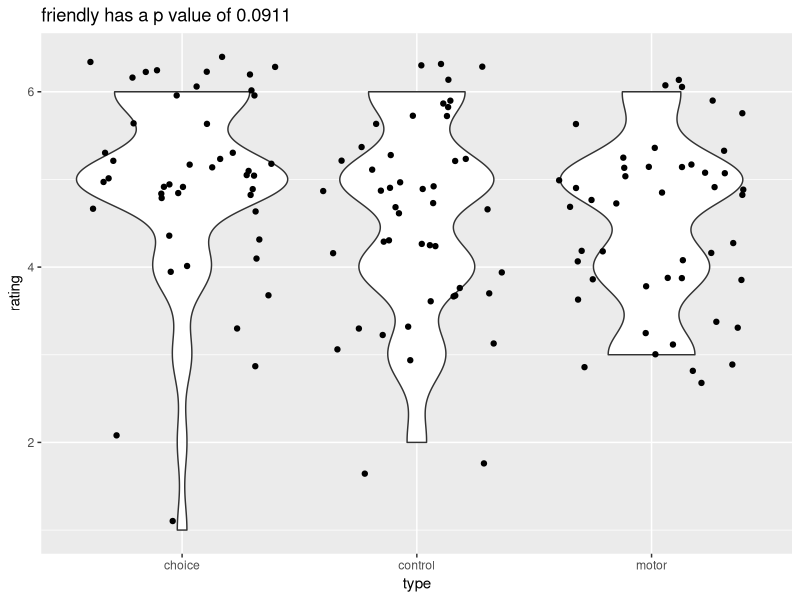
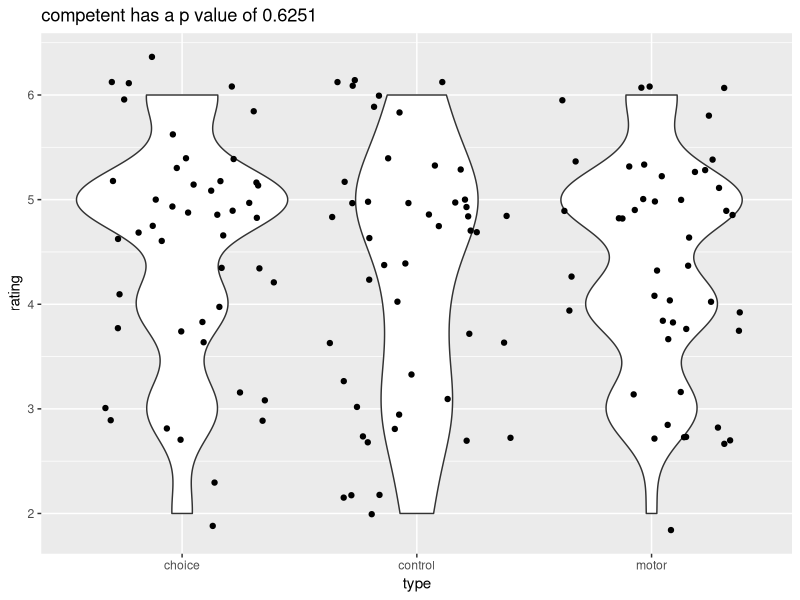
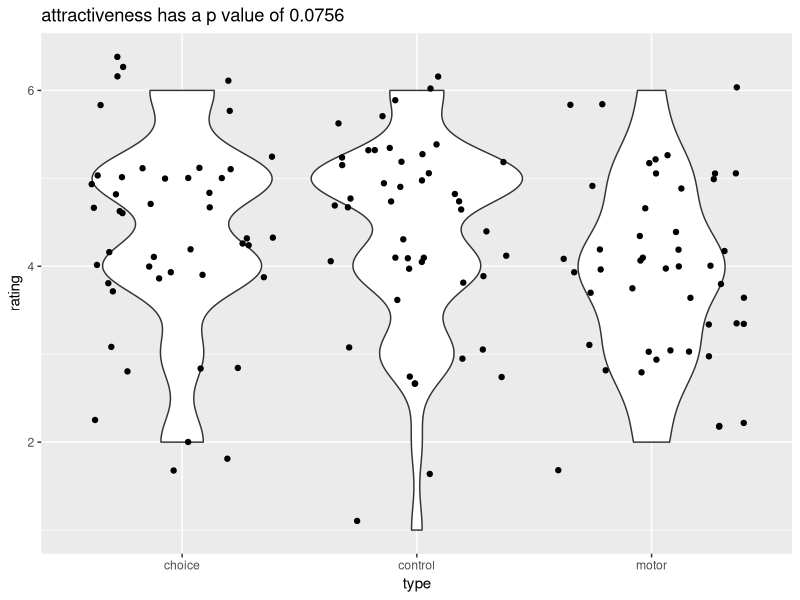
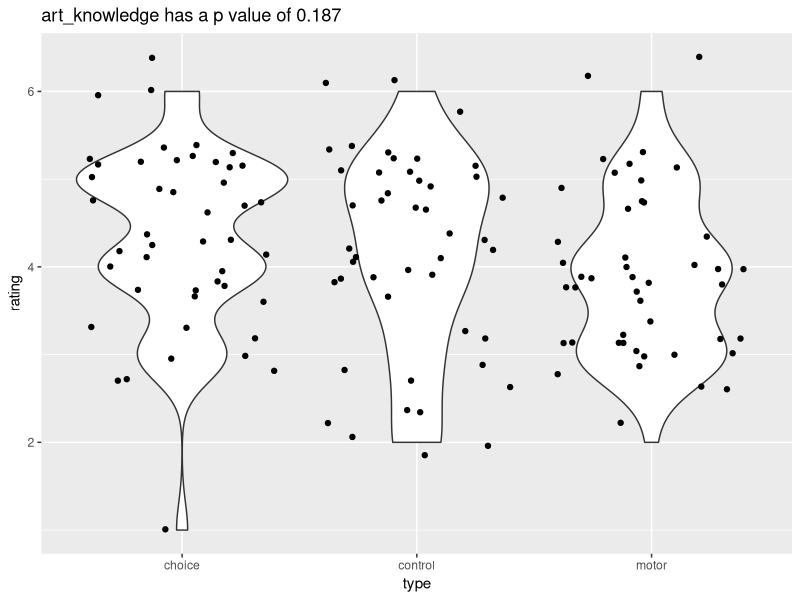
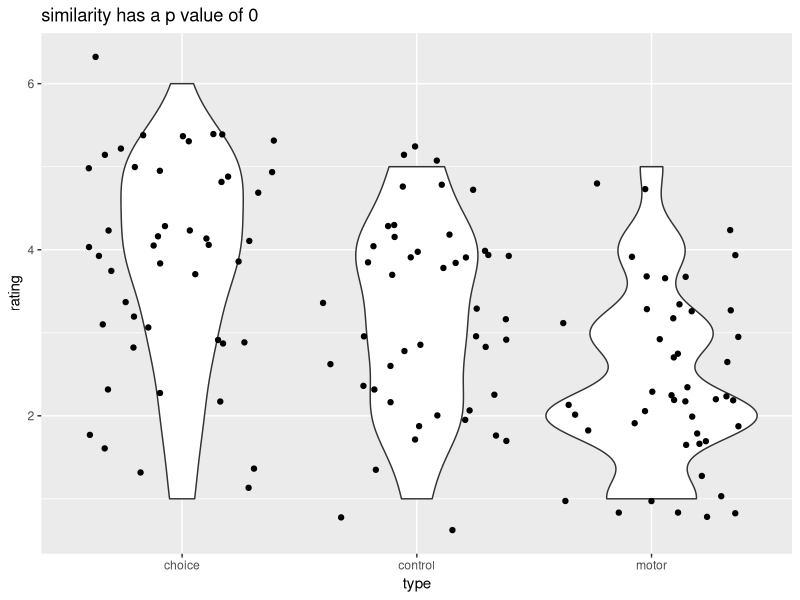
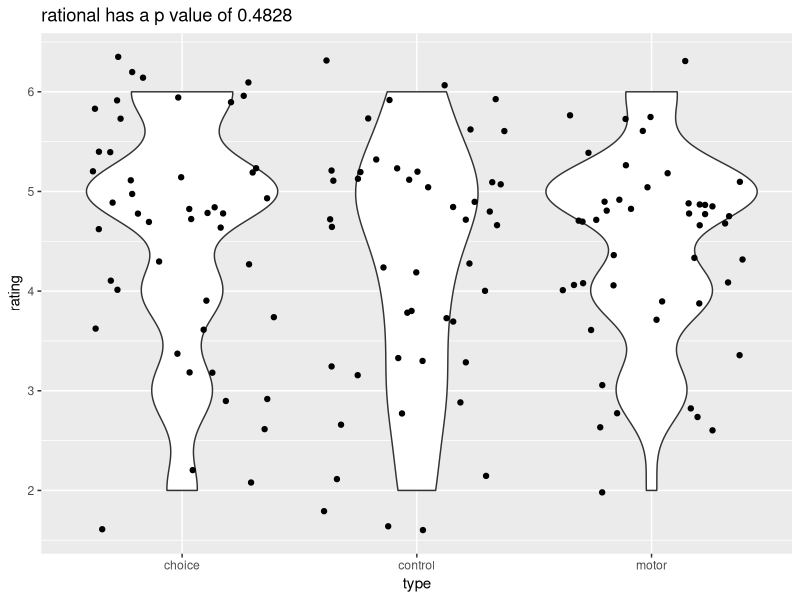
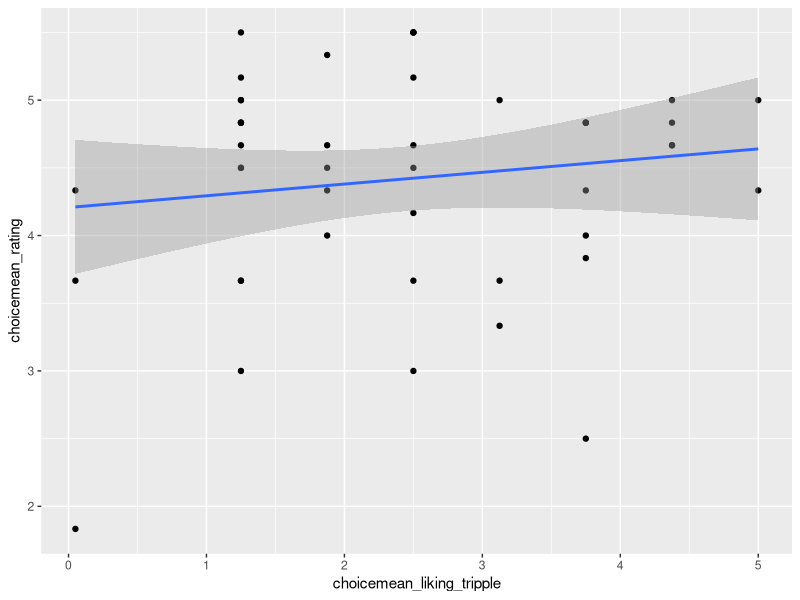
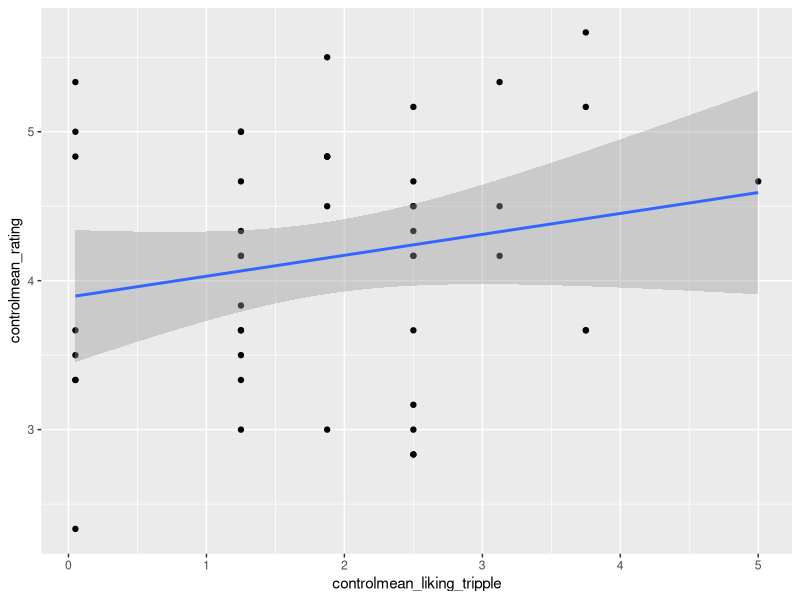

Generate these figures, in order, with R: (Note: this script raises an error after producing the figures.)

library(tidyverse)
library(psy)
library(lme4)
colors_a = c('#B0D0D3', '#C08497','#F7AF9D')

groups = read_csv('groups.csv', col_names = TRUE) %>%dplyr::select(-1,-2)
groups_long = groups %>%
  dplyr::select(id, first, second, third) %>%
  pivot_longer(2:4, names_to = 'response', values_to = 'type')

groups_order = groups %>%
  dplyr::select(id, conf1, conf2, conf3) %>%
  pivot_longer(2:4, names_to = 'block', values_to = 'confed_name') %>%
  mutate(block = ifelse(block == 'conf1', 'first', 
                        ifelse(block == 'conf2', 'second',
                               ifelse(block == 'conf3', 'third', 0))))

# ADD art interest
dat_art_indiff <- read_csv('dat_art.csv') %>%
  filter(Response < 10) %>%
  mutate(id = Participant_Public_ID) 

art_interest_full <- dat_art_indiff %>%
  group_by(id) %>%
  summarise(full_score = mean(Response))




groups_mim = groups_long %>%
  rename('block' = 'response') %>%
  full_join(groups_order)



# Rating data ------------------------------
dat_rating2 <- read_csv('ratings_data.csv', col_names = TRUE) %>%
  dplyr::select(Participant_Public_ID, Question_Key, Response) 

colnames(dat_rating2) <- c('id','question','response')

dat_rating3 <- dat_rating2 %>%
  filter(response < 10) %>%
  filter(str_detect(question, "quantised")) 

# group the data by type of question 
warmth_k = c('friendly', 'similarity', 'attractiveness')
comp_k = c('competent', 'art_knowledge', 'rational')
w_k <- paste(warmth_k, collapse="|") # "ll|lo|hl"
ratings_data <- dat_rating3 %>%
  mutate(rating = response) %>%
  mutate(Type_of_question = ifelse(str_detect(question, w_k),'warmth','competence'),
         response = ifelse(str_detect(question, '1'), 'first',
                           ifelse(str_detect(question, '2'), 'second',
                                  ifelse(str_detect(question, '3'),'third', 'baseline'))))

ratings_by_group = ratings_data %>%
  full_join(groups_long) %>%
  mutate(type = ifelse(response == 'baseline', 'baseline', type)) %>%
  na.omit() %>%
  mutate(confed_name = ifelse(str_detect(question, 'Lucile'), 'L', 
                              ifelse(str_detect(question, 'Maria'), 'M',
                                     ifelse(str_detect(question, 'Amie'), 'A', 99)))) %>%
  rename('block' = 'response')



# Ratings across mimicking for each question --------------------

vars2 = c('friendly', 'competent', 'attractiveness', 
         'art_knowledge', 'similarity', 'rational')

for (i in 1:6) {
ratings_by_group_fr <- ratings_by_group %>%
  filter(grepl(vars2[i], question)) %>%
  filter(block != 'baseline') %>%
  distinct()

mod_Fr <- aov(data = ratings_by_group_fr, rating~type)
summary(mod_Fr)

TukeyHSD(mod_Fr)

gg = ggplot(ratings_by_group_fr, aes(type, rating))+
  geom_violin() +
  geom_jitter() +
  ggtitle(paste0(vars2[i], ' has a p value of ',
                 round(summary(mod_Fr)[[1]][['Pr(>F)']][1],4)))   
  print(paste0(vars2[i], ' has a p value of ',
               round(summary(mod_Fr)[[1]][['Pr(>F)']][1],4)))
print(gg)
}

# Ratings questions chronbach alpha -------------------
chr_d <- ratings_by_group %>%
  dplyr::select(id, question, rating) %>%
  na.omit() %>%
  mutate(confed_name = ifelse(str_detect(question, 'Lucile'), 'L', 
                              ifelse(str_detect(question, 'Maria'), 'M',
                                     ifelse(str_detect(question, 'Amie'), 'A', 99)))) %>%
  filter(confed_name == 99) %>%
  distinct() %>%
  pivot_wider(names_from = question, values_from = rating) %>%
  dplyr::select(-1,-2) %>%
  dplyr::select(contains(c('friendly', 'similar', 'attractiveness')))
(0.8 + 0.744 + 0.81)/3
# Average of cronbachs alphas 0.79

cronbach(chr_d)


# warmth chronbach
chr_d <- ratings_by_group %>%
  dplyr::select(id, question, rating) %>% na.omit() %>%
  mutate(confed_name = ifelse(str_detect(question, 'Lucile'), 'L', 
                              ifelse(str_detect(question, 'Maria'), 'M',
                                     ifelse(str_detect(question, 'Amie'), 'A', 99)))) %>%
  filter(confed_name == 99) %>% distinct() %>%
  pivot_wider(names_from = question, values_from = rating) %>%
  dplyr::select(-1,-2) %>%
  dplyr::select(contains(c('friendly', 'similar', 'attractiveness')))
cronbach(chr_d)

# competence chronbach
chr_d <- ratings_by_group %>%
  dplyr::select(id, question, rating) %>% na.omit() %>%
  mutate(confed_name = ifelse(str_detect(question, 'Lucile'), 'L', 
                              ifelse(str_detect(question, 'Maria'), 'M',
                                     ifelse(str_detect(question, 'Amie'), 'A', 99)))) %>%
  filter(confed_name == 99) %>% distinct() %>%
  pivot_wider(names_from = question, values_from = rating) %>%
  dplyr::select(-1,-2) %>%
  dplyr::select(contains(c('art', 'compet', 'rational')))
cronbach(chr_d)


# Liking tripple questions and rating scale ------------------------
rating_questions_scores <-  read_csv('rating_questions_scores.csv')%>%
  group_by(id, type) %>%
  summarise(mean_rating = mean(mean_r)) 

liking_triple <- read_csv('liking_triple_questions.csv') 

composite_rating_questions_scores <- rating_questions_scores %>%
  group_by(id, type) %>%
  summarise(mean_rating = mean(mean_rating))

liking_tripple_and_rating <- liking_triple %>%
  ungroup() %>%
  group_by(id, type) %>%
  summarise(mean_liking_tripple = mean(perc)) %>%
  full_join(composite_rating_questions_scores, by = c("id", 'type')) %>%
  na.omit()



# Rating and liking tripple cronbachs alpha ---------------------

liking_tripple_and_rating <- liking_triple %>%
  group_by(id, type) %>%
  summarise(mean_liking_tripple = mean(perc)) %>%
  full_join(composite_rating_questions_scores, by = c("id", 'type')) %>%
  mutate(mean_liking_tripple = ifelse(is.na(mean_liking_tripple) & !is.na(mean_rating), 1, mean_liking_tripple)) %>%
  na.omit() %>%
  mutate(mean_liking_tripple = (mean_liking_tripple/100)*5)

cronbachs_liking = liking_tripple_and_rating %>%
  pivot_longer(3:4) %>%
  mutate(liking_by_mimicking = paste0(type, name)) %>%
  na.omit() %>%
  dplyr::select(id, liking_by_mimicking, value) %>%
  pivot_wider(names_from = liking_by_mimicking, values_from = value) %>%
  ungroup() %>%
  dplyr::select(-id)

cronbach(cronbachs_liking)

cronbachs_liking %>%
  ggplot(aes(choicemean_liking_tripple, y = choicemean_rating)) +
  geom_point() +
  geom_smooth(method = 'lm') 

cronbachs_liking %>%
  ggplot(aes(controlmean_liking_tripple, y = controlmean_rating)) +
  geom_point() +
  geom_smooth(method = 'lm') 

cronbachs_liking %>%
  ggplot(aes(motormean_liking_tripple, y = motormean_rating)) +
  geom_point() +
  geom_smooth(method = 'lm') 



# Add baseline --------------------------

ratings_baseline = ratings_data %>%
  full_join(groups_long) %>%
  mutate(type = ifelse(response == 'baseline', 'baseline', type)) %>%
  na.omit() %>%
  mutate(confed_name = ifelse(str_detect(question, 'Lucile'), 'L', 
                              ifelse(str_detect(question, 'Maria'), 'M',
                                     ifelse(str_detect(question, 'Amie'), 'A', 99)))) %>%
  filter(confed_name != '99') %>%
  full_join(groups_order) %>%
  na.omit() %>%
  dplyr::select(-response) 


ratings_all = full_join(ratings_baseline, ratings_by_group) %>% filter(block != 'baseline')

ratings_avg = ratings_all %>%
  group_by(id, block, confed_name, Type_of_question) %>%
  summarise(mean_r = mean(rating))
  

baseline_mean = ratings_avg %>%
  filter(confed_name != 99) %>%
  rename('mean_r_base' = 'mean_r')


groups_mim = groups_long %>%
  rename('block' = 'response') %>%
  full_join(groups_order) %>%
  dplyr::select(id, confed_name, type)


# Ratings controlled for baseline (by subtracting the baseline) -------------------
exp_means = ratings_avg %>% filter(confed_name == 99) %>%  ungroup() %>%
  dplyr::select(-confed_name) %>%
  full_join(baseline_mean) %>%
  mutate(change_in_rating = mean_r - mean_r_base) %>%
  full_join(groups_mim)

ggplot(exp_means, aes(x = type, y = change_in_rating, fill = Type_of_question))+
  geom_boxplot() +
  scale_fill_manual(values = colors_a[1:2]) +
  labs(y = 'Mean response', title = 'Means for competence or warmth for each mimick type') +
  theme_minimal()

exp_means <- exp_means %>%
  mutate(type = as.factor(type))

exp_means <- within(exp_means, type <- relevel(type, ref = 'motor'))

mod2 <- lm(data = exp_means, change_in_rating ~ type * Type_of_question)
summary(mod2)

write.csv(exp_means, 'rating_questions_scores.csv')
# diagnostics are fine --- plot(mod2)
# change from baseline differs between control and choice 
# (higher score in choice - ratings increased from baseline in choice more than in control)


mod2 <- aov(data = exp_means, change_in_rating ~ type * Type_of_question)
summary(mod2)

TukeyHSD(mod2)


# Pointplot of means only
ratings2 = ratings_by_group %>%
  group_by(id,Type_of_question, type) %>% 
  mutate(mean_r = mean(rating)) 

ggplot(ratings2, aes(x = type, y = mean_r, color = Type_of_question)) +
    geom_boxplot() +
      geom_jitter() + 
    geom_point(aes(x = type,y = mean_r)) +
    labs(title = 'Means for competence or warmth for each mimick type',y = 'Mean response') +
    theme_minimal()

# Boxplot
data_by_id = ratings_by_group %>%
  group_by(id, Type_of_question, type) %>%
  mutate(mean_r = mean(rating)) %>%
ggplot(aes(x = type, y = mean(rating), fill = Type_of_question))+
  geom_boxplot() +
  scale_fill_manual(values = colors_a[1:2]) +
  labs(y = 'Mean response', title = 'Means for competence or warmth for each mimick type') +
  theme_minimal()

# Analysis ratings --------------------------------

avg_ratings = ratings_by_group %>%
  group_by(id, Type_of_question, type) %>% 
  summarise(mean_r = mean(rating))

r_model <- lm(mean_r ~ Type_of_question * type, data = avg_ratings)
summary(r_model)


# Only significant difference between warmth and competence ratings in the motor mimickry 
# Higher ratings for competence than warmth (in the case of motor mimicry)
avg_ratings_motor <- avg_ratings %>%
  filter(type == 'motor')

r_model2 <- lm(mean_r ~ Type_of_question, data = avg_ratings_motor)
summary(r_model2)


# Histograms to check motor 
avg_ratings_motor2 = avg_ratings_motor %>% filter(type == 'motor') %>% filter(Type_of_question == 'warmth')
